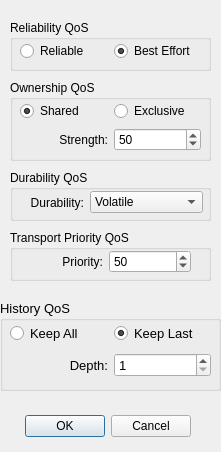
<?xml version="1.0" encoding="UTF-8"?>
<ui version="4.0">
 <class>WriterQoS</class>
 <widget class="QDialog" name="WriterQoS">
  <property name="windowModality">
   <enum>Qt::ApplicationModal</enum>
  </property>
  <property name="geometry">
   <rect>
    <x>0</x>
    <y>0</y>
    <width>221</width>
    <height>452</height>
   </rect>
  </property>
  <property name="windowTitle">
   <string>Writer QoS</string>
  </property>
  <widget class="QDialogButtonBox" name="buttonBox">
   <property name="geometry">
    <rect>
     <x>20</x>
     <y>410</y>
     <width>171</width>
     <height>32</height>
    </rect>
   </property>
   <property name="orientation">
    <enum>Qt::Horizontal</enum>
   </property>
   <property name="standardButtons">
    <set>QDialogButtonBox::Cancel|QDialogButtonBox::Ok</set>
   </property>
  </widget>
  <widget class="QGroupBox" name="groupBox">
   <property name="geometry">
    <rect>
     <x>10</x>
     <y>20</y>
     <width>201</width>
     <height>51</height>
    </rect>
   </property>
   <property name="title">
    <string>Reliability QoS</string>
   </property>
   <widget class="QWidget" name="horizontalLayoutWidget">
    <property name="geometry">
     <rect>
      <x>10</x>
      <y>20</y>
      <width>181</width>
      <height>23</height>
     </rect>
    </property>
    <layout class="QHBoxLayout" name="horizontalLayout">
     <item>
      <widget class="QRadioButton" name="reliableRButt">
       <property name="text">
        <string>Reliable</string>
       </property>
       <attribute name="buttonGroup">
        <string notr="true">reliabilityButtonGroup</string>
       </attribute>
      </widget>
     </item>
     <item>
      <widget class="QRadioButton" name="bestEffortRButt">
       <property name="text">
        <string>Best Effort</string>
       </property>
       <property name="checked">
        <bool>true</bool>
       </property>
       <attribute name="buttonGroup">
        <string notr="true">reliabilityButtonGroup</string>
       </attribute>
      </widget>
     </item>
    </layout>
   </widget>
  </widget>
  <widget class="QGroupBox" name="groupBox_2">
   <property name="geometry">
    <rect>
     <x>10</x>
     <y>80</y>
     <width>201</width>
     <height>81</height>
    </rect>
   </property>
   <property name="title">
    <string>Ownership QoS</string>
   </property>
   <widget class="QWidget" name="verticalLayoutWidget">
    <property name="geometry">
     <rect>
      <x>10</x>
      <y>20</y>
      <width>181</width>
      <height>53</height>
     </rect>
    </property>
    <layout class="QVBoxLayout" name="verticalLayout">
     <item>
      <layout class="QHBoxLayout" name="horizontalLayout_3">
       <item>
        <widget class="QRadioButton" name="ownershipSharedRButt">
         <property name="text">
          <string>Shared</string>
         </property>
         <property name="checked">
          <bool>true</bool>
         </property>
         <attribute name="buttonGroup">
          <string notr="true">ownershipButtonGroup</string>
         </attribute>
        </widget>
       </item>
       <item>
        <widget class="QRadioButton" name="ownershipExclusiveRButt">
         <property name="text">
          <string>Exclusive</string>
         </property>
         <attribute name="buttonGroup">
          <string notr="true">ownershipButtonGroup</string>
         </attribute>
        </widget>
       </item>
      </layout>
     </item>
     <item>
      <layout class="QHBoxLayout" name="horizontalLayout_2">
       <item>
        <widget class="QLabel" name="label">
         <property name="text">
          <string>Strength:</string>
         </property>
         <property name="alignment">
          <set>Qt::AlignRight|Qt::AlignTrailing|Qt::AlignVCenter</set>
         </property>
        </widget>
       </item>
       <item>
        <widget class="QSpinBox" name="strengthSpinBox">
         <property name="sizePolicy">
          <sizepolicy hsizetype="Preferred" vsizetype="Fixed">
           <horstretch>0</horstretch>
           <verstretch>0</verstretch>
          </sizepolicy>
         </property>
         <property name="alignment">
          <set>Qt::AlignLeading|Qt::AlignLeft|Qt::AlignVCenter</set>
         </property>
         <property name="value">
          <number>50</number>
         </property>
        </widget>
       </item>
      </layout>
     </item>
    </layout>
   </widget>
  </widget>
  <widget class="QGroupBox" name="groupBox_3">
   <property name="geometry">
    <rect>
     <x>10</x>
     <y>230</y>
     <width>201</width>
     <height>51</height>
    </rect>
   </property>
   <property name="title">
    <string>Transport Priority QoS</string>
   </property>
   <widget class="QWidget" name="horizontalLayoutWidget_4">
    <property name="geometry">
     <rect>
      <x>10</x>
      <y>20</y>
      <width>171</width>
      <height>24</height>
     </rect>
    </property>
    <layout class="QHBoxLayout" name="horizontalLayout_5">
     <item>
      <widget class="QLabel" name="label_2">
       <property name="text">
        <string>Priority:</string>
       </property>
       <property name="alignment">
        <set>Qt::AlignRight|Qt::AlignTrailing|Qt::AlignVCenter</set>
       </property>
      </widget>
     </item>
     <item>
      <widget class="QSpinBox" name="prioritySpinBox">
       <property name="value">
        <number>50</number>
       </property>
      </widget>
     </item>
    </layout>
   </widget>
  </widget>
  <widget class="QGroupBox" name="groupBox_4">
   <property name="geometry">
    <rect>
     <x>10</x>
     <y>170</y>
     <width>201</width>
     <height>51</height>
    </rect>
   </property>
   <property name="title">
    <string>Durability QoS</string>
   </property>
   <widget class="QWidget" name="horizontalLayoutWidget_5">
    <property name="geometry">
     <rect>
      <x>10</x>
      <y>20</y>
      <width>183</width>
      <height>25</height>
     </rect>
    </property>
    <layout class="QHBoxLayout" name="horizontalLayout_6">
     <item>
      <widget class="QLabel" name="label_3">
       <property name="text">
        <string>Durability:</string>
       </property>
       <property name="alignment">
        <set>Qt::AlignRight|Qt::AlignTrailing|Qt::AlignVCenter</set>
       </property>
      </widget>
     </item>
     <item>
      <widget class="QComboBox" name="durabilityComboBox">
       <item>
        <property name="text">
         <string>Volatile</string>
        </property>
       </item>
       <item>
        <property name="text">
         <string>Transient Local</string>
        </property>
       </item>
       <item>
        <property name="text">
         <string>Transient</string>
        </property>
       </item>
       <item>
        <property name="text">
         <string>Persistent</string>
        </property>
       </item>
      </widget>
     </item>
    </layout>
   </widget>
  </widget>
  <widget class="QGroupBox" name="groupBox_6">
   <property name="geometry">
    <rect>
     <x>0</x>
     <y>300</y>
     <width>221</width>
     <height>91</height>
    </rect>
   </property>
   <property name="font">
    <font>
     <family>Lucida Grande</family>
     <pointsize>10</pointsize>
    </font>
   </property>
   <property name="title">
    <string>History QoS</string>
   </property>
   <widget class="QWidget" name="verticalLayoutWidget_3">
    <property name="geometry">
     <rect>
      <x>10</x>
      <y>20</y>
      <width>201</width>
      <height>61</height>
     </rect>
    </property>
    <property name="font">
     <font>
      <family>Lucida Grande</family>
      <pointsize>10</pointsize>
     </font>
    </property>
    <layout class="QVBoxLayout" name="verticalLayout_3">
     <item>
      <layout class="QHBoxLayout" name="horizontalLayout_9">
       <item>
        <widget class="QRadioButton" name="keepAllWButton">
         <property name="font">
          <font>
           <family>Lucida Grande</family>
           <pointsize>10</pointsize>
          </font>
         </property>
         <property name="text">
          <string>Keep All</string>
         </property>
        </widget>
       </item>
       <item>
        <widget class="QRadioButton" name="keepLastWButton">
         <property name="font">
          <font>
           <family>Lucida Grande</family>
           <pointsize>10</pointsize>
          </font>
         </property>
         <property name="text">
          <string>Keep Last</string>
         </property>
         <property name="checked">
          <bool>true</bool>
         </property>
        </widget>
       </item>
      </layout>
     </item>
     <item>
      <layout class="QHBoxLayout" name="horizontalLayout_10">
       <item>
        <widget class="QLabel" name="label_5">
         <property name="font">
          <font>
           <family>Lucida Grande</family>
           <pointsize>10</pointsize>
          </font>
         </property>
         <property name="text">
          <string>Depth:</string>
         </property>
         <property name="alignment">
          <set>Qt::AlignRight|Qt::AlignTrailing|Qt::AlignVCenter</set>
         </property>
        </widget>
       </item>
       <item>
        <widget class="QSpinBox" name="depthSpinBoxW">
         <property name="font">
          <font>
           <family>Lucida Grande</family>
           <pointsize>10</pointsize>
          </font>
         </property>
         <property name="minimum">
          <number>1</number>
         </property>
         <property name="maximum">
          <number>100</number>
         </property>
        </widget>
       </item>
      </layout>
     </item>
    </layout>
   </widget>
  </widget>
 </widget>
 <resources/>
 <connections>
  <connection>
   <sender>buttonBox</sender>
   <signal>accepted()</signal>
   <receiver>WriterQoS</receiver>
   <slot>accept()</slot>
   <hints>
    <hint type="sourcelabel">
     <x>300</x>
     <y>194</y>
    </hint>
    <hint type="destinationlabel">
     <x>157</x>
     <y>218</y>
    </hint>
   </hints>
  </connection>
  <connection>
   <sender>buttonBox</sender>
   <signal>rejected()</signal>
   <receiver>WriterQoS</receiver>
   <slot>reject()</slot>
   <hints>
    <hint type="sourcelabel">
     <x>300</x>
     <y>200</y>
    </hint>
    <hint type="destinationlabel">
     <x>286</x>
     <y>218</y>
    </hint>
   </hints>
  </connection>
 </connections>
 <buttongroups>
  <buttongroup name="reliabilityButtonGroup"/>
  <buttongroup name="ownershipButtonGroup"/>
 </buttongroups>
</ui>
